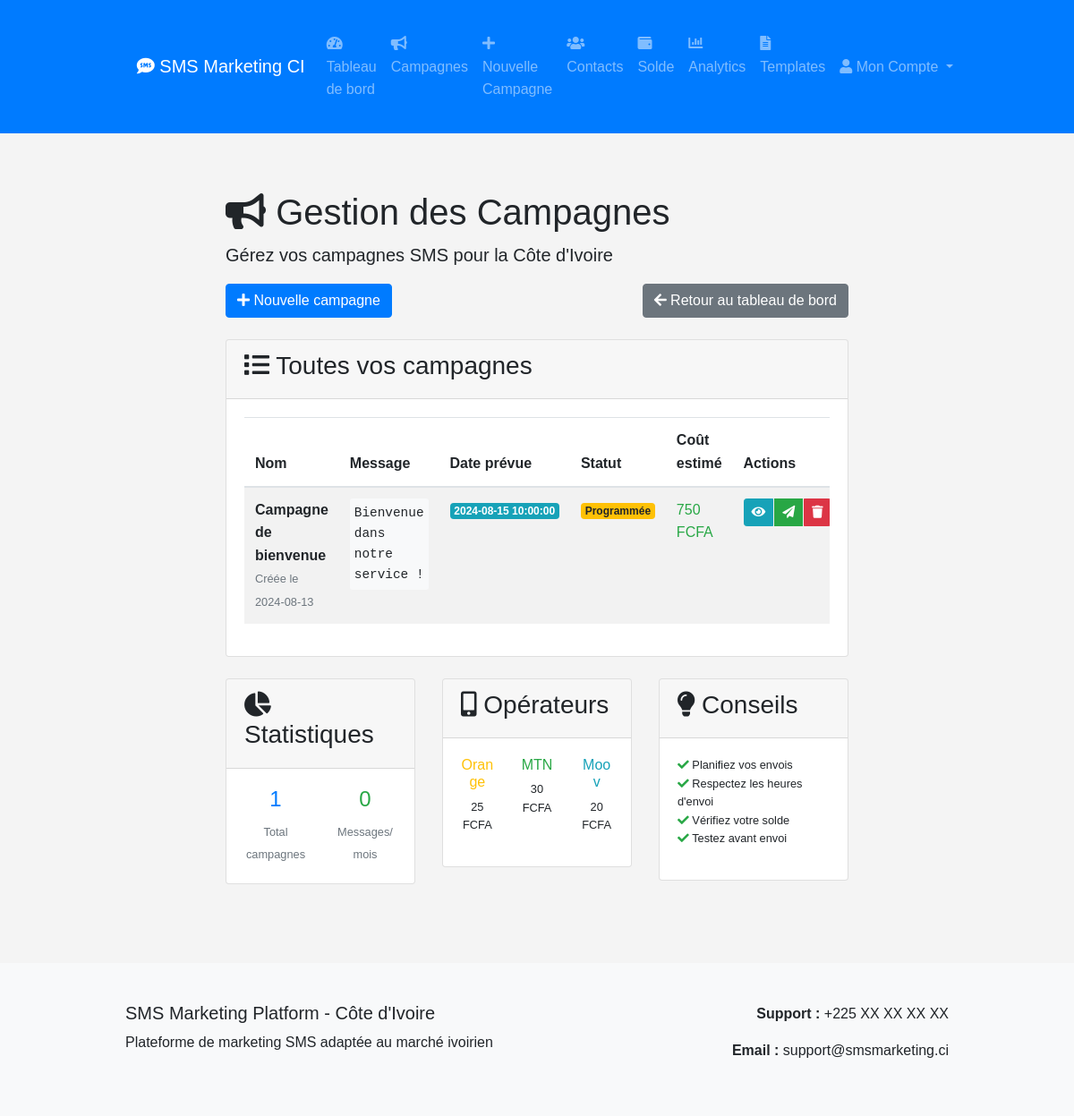
Before: /campaigns (signed in) with the older database file.
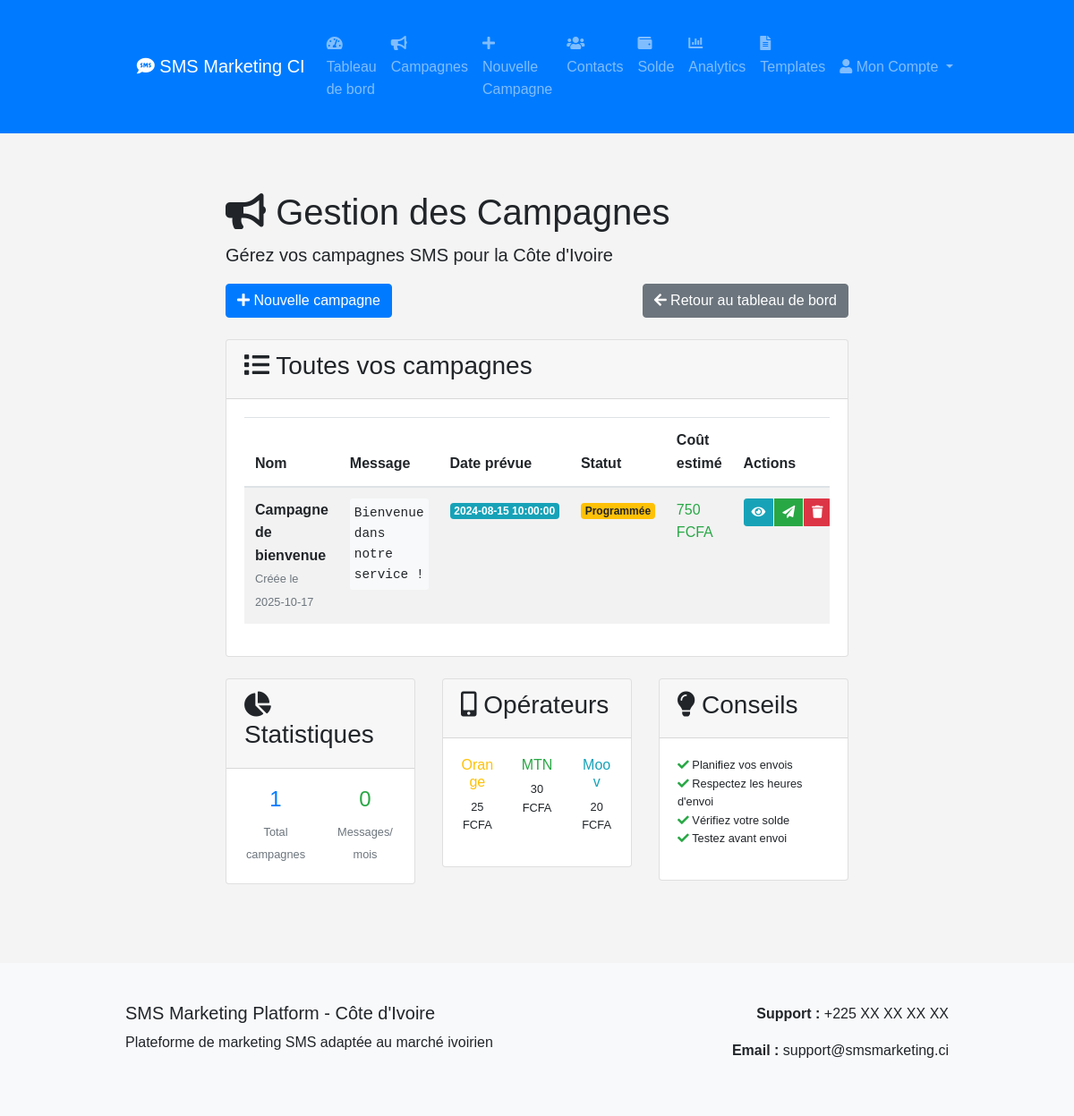
After: the same page with the newer database file.
### tables this page shows
CREATE TABLE campaigns (
                    id INTEGER PRIMARY KEY,
                    user_id INTEGER NOT NULL,
                    name TEXT NOT NULL,
                    message TEXT NOT NULL,
                    scheduled_date TEXT NOT NULL,
                    created_at TIMESTAMP DEFAULT CURRENT_TIMESTAMP,
                    FOREIGN KEY (user_id) REFERENCES users (id)
                );

### app.py (the view)
@app.route('/campaigns')
def campaigns_management():
    if 'user_id' not in session:
        return redirect(url_for('login'))
    platform = SMSMarketingPlatform()
    campaigns = platform.get_user_campaigns(session['user_id'])
    monthly_messages = platform.get_monthly_messages(session['user_id'])
    return render_template('campaigns_management.html',
                         campaigns=campaigns,
                         monthly_messages=monthly_messages)

### sms_platform.py (called while the page is built)
    def get_user_campaigns(self, user_id):
        self.cursor.execute('''
            SELECT id, name, message, scheduled_date, created_at
            FROM campaigns
            WHERE user_id = ?
            ORDER BY created_at DESC LIMIT 5
        ''', (user_id,))
        return self.cursor.fetchall()

    def get_monthly_messages(self, user_id):
        first_of_month = datetime.now().replace(day=1).strftime('%Y-%m-%d')
        self.cursor.execute('''
            SELECT COUNT(*) FROM sent_messages
            JOIN campaigns ON sent_messages.campaign_id = campaigns.id
            WHERE campaigns.user_id = ? AND sent_messages.sent_date >= ?
        ''', (user_id, first_of_month))
        return self.cursor.fetchone()[0]

    def initialize_sms_providers(self):
        import os
        orange_key = os.getenv('ORANGE_API_KEY')
        mtn_key = os.getenv('MTN_API_KEY')
        moov_key = os.getenv('MOOV_API_KEY')
        self.sms_manager = create_ivory_coast_sms_manager(
            orange_api_key=orange_key,
            mtn_api_key=mtn_key,
            moov_api_key=moov_key
        )

### sms_providers.py (called while the page is built)
def create_ivory_coast_sms_manager(orange_api_key: str = None,
                                  mtn_api_key: str = None,
                                  moov_api_key: str = None) -> SMSManager:
    manager = SMSManager()
    if orange_api_key:
        manager.add_provider('orange', OrangeSMS(orange_api_key))
    if mtn_api_key:
        manager.add_provider('mtn', MTNSMS(mtn_api_key))
    if moov_api_key:
        manager.add_provider('moov', MoovSMS(moov_api_key))
    if orange_api_key:
        manager.set_default_provider('orange')
    elif mtn_api_key:
        manager.set_default_provider('mtn')
    elif moov_api_key:
        manager.set_default_provider('moov')
    return manager

    def add_provider(self, name: str, provider: SMSProvider):
        self.providers[name] = provider
        if not self.default_provider:
            self.default_provider = name

    def set_default_provider(self, name: str):
        if name in self.providers:
            self.default_provider = name

### templates/campaigns_management.html (shortened to what this page needs)
{% extends "base.html" %}
{% block content %}
<div class="container">
    <h1><i class="fas fa-bullhorn"></i> Gestion des Campagnes</h1>
    <p class="lead">Gérez vos campagnes SMS pour la Côte d'Ivoire</p>
    <div class="row mb-4">
        <div class="col-md-6">
            <a href="{{ url_for('create_campaign') }}" class="btn btn-primary">
                <i class="fas fa-plus"></i> Nouvelle campagne
            </a>
        </div>
        <div class="col-md-6 text-right">
            <a href="{{ url_for('dashboard') }}" class="btn btn-secondary">
                <i class="fas fa-arrow-left"></i> Retour au tableau de bord
            </a>
        </div>
    </div>
    <div class="row">
        <div class="col-12">
            <div class="card">
                <div class="card-header">
                    <h3><i class="fas fa-list"></i> Toutes vos campagnes</h3>
                </div>
                <div class="card-body">
                    {% if campaigns %}
                        <div class="table-responsive">
                            <table class="table table-striped">
                                <thead>
                                    <tr>
                                        <th>Nom</th>
                                        <th>Message</th>
                                        <th>Date prévue</th>
                                        <th>Statut</th>
                                        <th>Coût estimé</th>
                                        <th>Actions</th>
                                    </tr>
                                </thead>
                                <tbody>
                                    {% for campaign in campaigns %}
                                    <tr>
                                        <td>
                                            <strong>{{ campaign[1] }}</strong>
                                            <br><small class="text-muted">Créée le {{ campaign[4][:10] if campaign[4] else 'Date inconnue' }}</small>
                                        </td>
                                        <td>
                                            <div class="message-preview">
                                                {{ campaign[2][:50] }}{% if campaign[2]|length > 50 %}...{% endif %}
                                            </div>
                                        </td>
                                        <td>
                                            <span class="badge badge-info">{{ campaign[3] }}</span>
                                        </td>
                                        <td>
                                            <span class="badge badge-warning">Programmée</span>
                                        </td>
                                        <td>
                                            <span class="text-success">{{ (campaign[2]|length * 25) }} FCFA</span>
                                        </td>
                                        <td>
                                            <div class="btn-group" role="group">
                                                <a href="{{ url_for('view_campaign', campaign_id=campaign[0]) }}"
                                                   class="btn btn-sm btn-info" title="Voir les détails">
                                                    <i class="fas fa-eye"></i>
                                                </a>
                                                <a href="{{ url_for('send_campaign', campaign_id=campaign[0]) }}"
                                                   class="btn btn-sm btn-success" title="Envoyer maintenant">
                                                    <i class="fas fa-paper-plane"></i>
                                                </a>
                                                <a href="{{ url_for('delete_campaign', campaign_id=campaign[0]) }}"
                                                   class="btn btn-sm btn-danger" title="Supprimer"
                                                   onclick="return confirm('Êtes-vous sûr de vouloir supprimer cette campagne ?')">
                                                    <i class="fas fa-trash"></i>
                                                </a>
                                            </div>
                                        </td>
                                    </tr>
                                    {% endfor %}
                                </tbody>
                            </table>
                        </div>
                    {% endif %}
                </div>
            </div>
        </div>
    </div>
    <div class="row mt-4">
        <div class="col-md-4">
            <div class="card">
                <div class="card-header">
                    <h3><i class="fas fa-chart-pie"></i> Statistiques</h3>
                </div>
                <div class="card-body">
                    <div class="row text-center">
                        <div class="col-6">
                            <h4 class="text-primary">{{ campaigns|length }}</h4>
                            <small class="text-muted">Total campagnes</small>
                        </div>
                        <div class="col-6">
                            <h4 class="text-success">{{ monthly_messages }}</h4>
                            <small class="text-muted">Messages/mois</small>
                        </div>
                    </div>
                </div>
            </div>
        </div>
        <div class="col-md-4">
            <div class="card">
                <div class="card-header">
                    <h3><i class="fas fa-mobile-alt"></i> Opérateurs</h3>
                </div>
                <div class="card-body">
                    <div class="row text-center">
                        <div class="col-4">
                            <h6 class="text-warning">Orange</h6>
                            <p class="small">25 FCFA</p>
                        </div>
                        <div class="col-4">
                            <h6 class="text-success">MTN</h6>
                            <p class="small">30 FCFA</p>
                        </div>
                        <div class="col-4">
                            <h6 class="text-info">Moov</h6>
                            <p class="small">20 FCFA</p>
                        </div>
                    </div>
                </div>
            </div>
        </div>
        <div class="col-md-4">
            <div class="card">
                <div class="card-header">
                    <h3><i class="fas fa-lightbulb"></i> Conseils</h3>
                </div>
                <div class="card-body">
                    <ul class="list-unstyled small">
                        <li><i class="fas fa-check text-success"></i> Planifiez vos envois</li>
                        <li><i class="fas fa-check text-success"></i> Respectez les heures d'envoi</li>
                        <li><i class="fas fa-check text-success"></i> Vérifiez votre solde</li>
                        <li><i class="fas fa-check text-success"></i> Testez avant envoi</li>
                    </ul>
                </div>
            </div>
        </div>
    </div>
</div>
{% endblock %}

### templates/base.html (shortened to what this page needs)
<!DOCTYPE html>
<html lang="fr">
<head>
    <link rel="stylesheet" href="https://cdn.jsdelivr.net/npm/bootstrap@4.6.0/dist/css/bootstrap.min.css">
    <link rel="stylesheet" href="https://cdnjs.cloudflare.com/ajax/libs/font-awesome/5.15.4/css/all.min.css">
    <link rel="stylesheet" href="{{ url_for('static', filename='css/style.css') }}">
</head>
<body>
    <nav class="navbar navbar-expand-lg navbar-dark bg-primary">
        <div class="container">
            <a class="navbar-brand" href="{{ url_for('index') }}">
                <i class="fas fa-sms"></i> SMS Marketing CI
            </a>
            <div class="collapse navbar-collapse" id="navbarNav">
                <ul class="navbar-nav mr-auto">
                    {% if 'user_id' in session %}
                        <li class="nav-item">
                            <a class="nav-link" href="{{ url_for('dashboard') }}">
                                <i class="fas fa-tachometer-alt"></i> Tableau de bord
                            </a>
                        </li>
                        <li class="nav-item">
                            <a class="nav-link" href="{{ url_for('campaigns_management') }}">
                                <i class="fas fa-bullhorn"></i> Campagnes
                            </a>
                        </li>
                        <li class="nav-item">
                            <a class="nav-link" href="{{ url_for('create_campaign') }}">
                                <i class="fas fa-plus"></i> Nouvelle Campagne
                            </a>
                        </li>
                        <li class="nav-item">
                            <a class="nav-link" href="{{ url_for('contacts') }}">
                                <i class="fas fa-users"></i> Contacts
                            </a>
                        </li>
                        <li class="nav-item">
                            <a class="nav-link" href="{{ url_for('balance') }}">
                                <i class="fas fa-wallet"></i> Solde
                            </a>
                        </li>
                        <li class="nav-item">
                            <a class="nav-link" href="{{ url_for('analytics') }}">
                                <i class="fas fa-chart-bar"></i> Analytics
                            </a>
                        </li>
                        <li class="nav-item">
                            <a class="nav-link" href="{{ url_for('templates') }}">
                                <i class="fas fa-file-alt"></i> Templates
                            </a>
                        </li>
                    {% endif %}
                </ul>
                <ul class="navbar-nav">
                    {% if 'user_id' in session %}
                        <li class="nav-item dropdown">
                            <a class="nav-link dropdown-toggle" href="#" id="navbarDropdown" role="button" data-toggle="dropdown">
                                <i class="fas fa-user"></i> Mon Compte
                            </a>
                        </li>
                    {% endif %}
                </ul>
            </div>
        </div>
    </nav>
    <main class="container mt-4">
        {% block content %}{% endblock %}
    </main>
    <footer class="bg-light mt-5 py-4">
        <div class="container">
            <div class="row">
                <div class="col-md-6">
                    <h5>SMS Marketing Platform - Côte d'Ivoire</h5>
                    <p>Plateforme de marketing SMS adaptée au marché ivoirien</p>
                </div>
                <div class="col-md-6 text-right">
                    <p><strong>Support :</strong> +225 XX XX XX XX</p>
                    <p><strong>Email :</strong> support@smsmarketing.ci</p>
                </div>
            </div>
        </div>
    </footer>
</body>
</html>

### static/css/style.css (style rules this page uses)
body { font-family: Arial, sans-serif; line-height: 1.6; margin: 0; padding: 0; background-color: #f4f4f4; }
.container { width: 80%; margin: auto; overflow: hidden; padding: 20px; }

### templates/campaigns_management.html (style rules this page uses)
.message-preview { font-family: monospace; background-color: #f8f9fa; padding: 5px; border-radius: 3px; font-size: 0.9em; max-width: 200px; }
.btn-group .btn { margin-right: 2px; }
.btn-group .btn:last-child { margin-right: 0; }

Changed rows visible on the page:
changed campaigns "Campagne de bienvenue": created_at "2024-08-13" → "2025-10-17"
